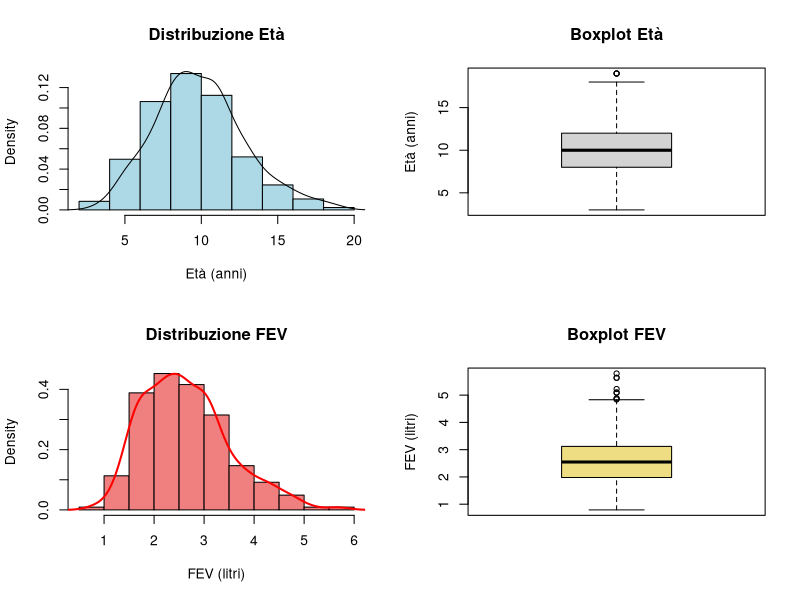
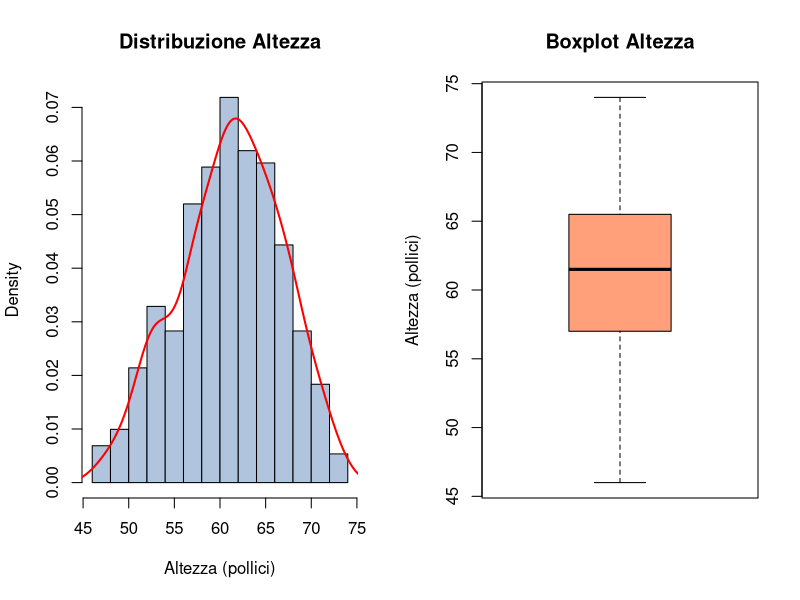
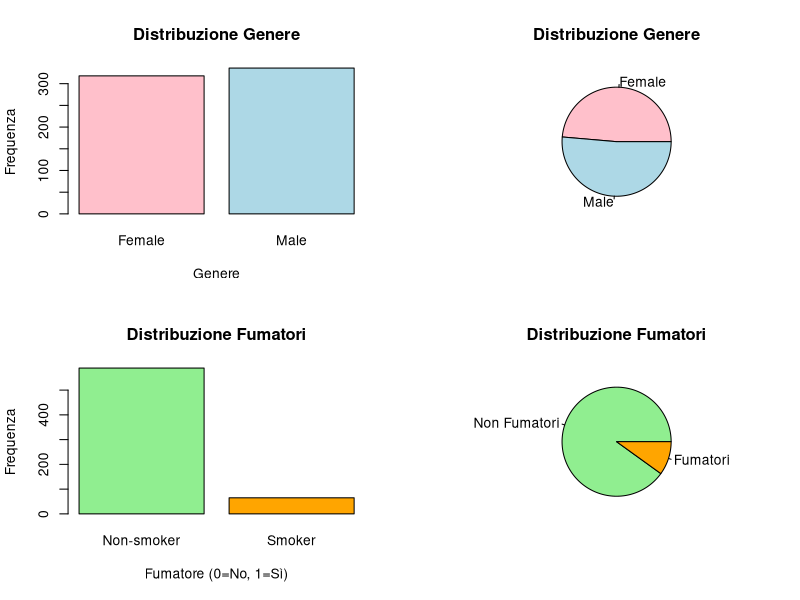
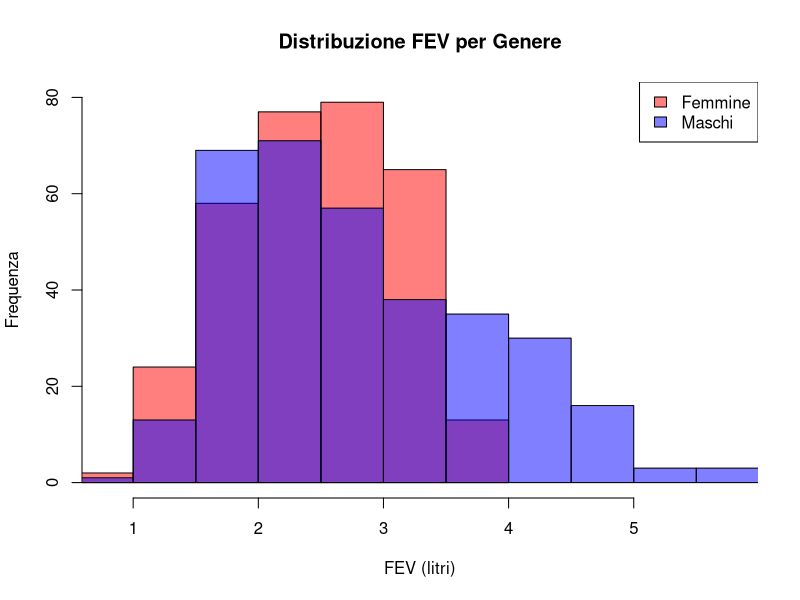
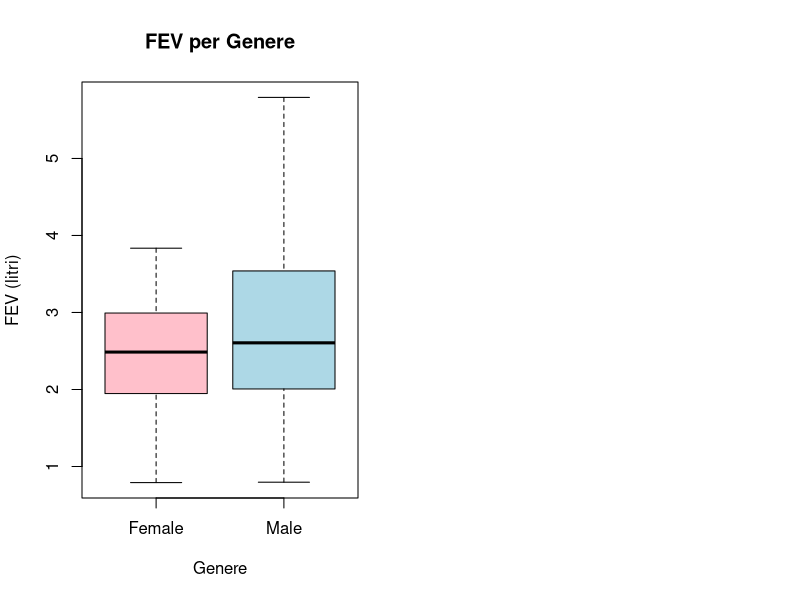
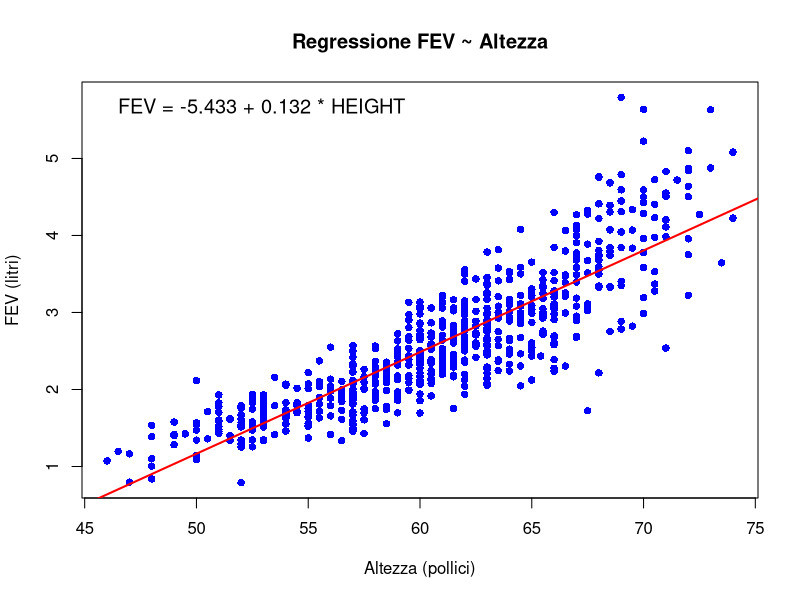
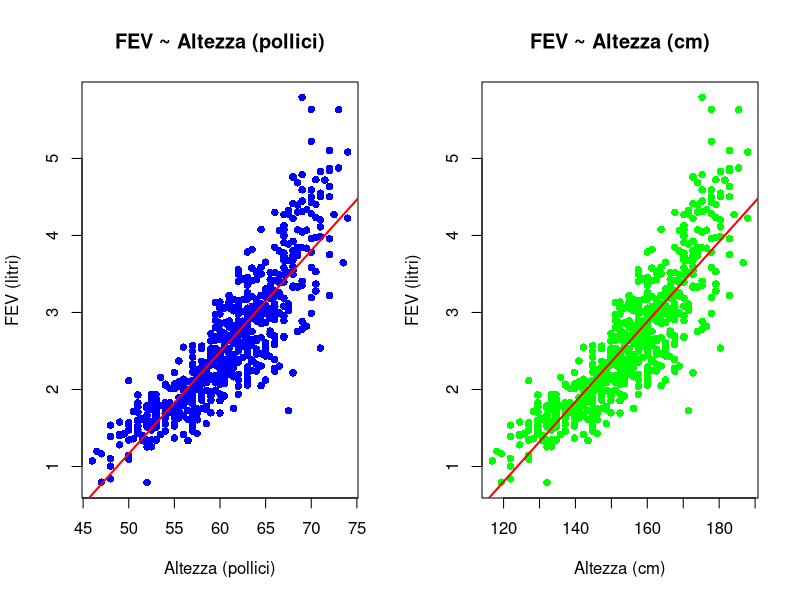
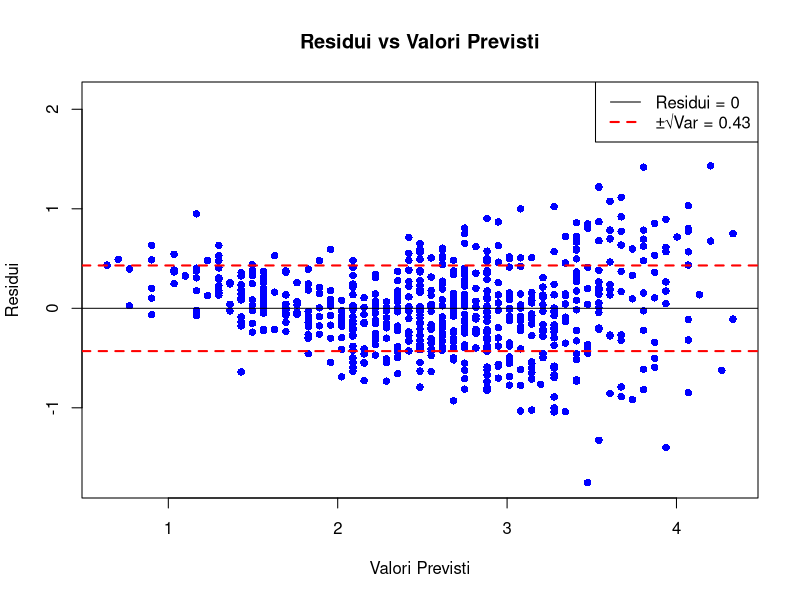

The R script that drew these images, in order:
# =============================================================================
# DATA ANALYTICS - HOMEWORK 2: ANALISI DATASET FEV
# =============================================================================

# -----------------------------------------------------------------------------
# SETUP E CARICAMENTO DATI
# -----------------------------------------------------------------------------
# Caricamento del dataset
data <- read.csv("fev.csv")

# Visualizzazione struttura dati
str(data)
summary(data)

# Installazione pacchetti necessari (se non già installati)
# install.packages(c("ggplot2", "gridExtra"))
library(ggplot2)
library(gridExtra)

# =============================================================================
# 1. ANALISI UNIVARIATA DI CIASCUNA VARIABILE
# =============================================================================

# -----------------------------------------------------------------------------
# VARIABILI QUANTITATIVE
# -----------------------------------------------------------------------------

# AGE (Età)
par(mfrow = c(2, 2))
hist(data$AGE, main = "Distribuzione Età", xlab = "Età (anni)", 
     col = "lightblue", probability = TRUE)
lines(density(data$AGE))

boxplot(data$AGE, main = "Boxplot Età", ylab = "Età (anni)" )

# FEV (Capacità Polmonare)
hist(data$FEV, main = "Distribuzione FEV", xlab = "FEV (litri)", 
     col = "lightcoral", probability = TRUE)
lines(density(data$FEV), col = "red", lwd = 2)

boxplot(data$FEV, main = "Boxplot FEV", ylab = "FEV (litri)", col = "lightgoldenrod")

par(mfrow = c(1, 2))
# HEIGHT (Altezza)
hist(data$HEIGHT, main = "Distribuzione Altezza", xlab = "Altezza (pollici)", 
     col = "lightsteelblue", probability = TRUE)
lines(density(data$HEIGHT), col = "red", lwd = 2)

boxplot(data$HEIGHT, main = "Boxplot Altezza", ylab = "Altezza (pollici)", col = "lightsalmon")

# -----------------------------------------------------------------------------
# VARIABILI CATEGORICHE
# -----------------------------------------------------------------------------

par(mfrow = c(2, 2))

# SEX (Genere)
barplot(table(data$SEX), main = "Distribuzione Genere", 
        xlab = "Genere", ylab = "Frequenza", col = c("pink", "lightblue"))

pie(table(data$SEX), main = "Distribuzione Genere", col = c("pink", "lightblue"))

# SMOKE (Fumatore)
barplot(table(data$SMOKE), main = "Distribuzione Fumatori", 
        xlab = "Fumatore (0=No, 1=Sì)", ylab = "Frequenza", 
        col = c("lightgreen", "orange"))
pie(table(data$SMOKE), main = "Distribuzione Fumatori", 
    labels = c("Non Fumatori", "Fumatori"), col = c("lightgreen", "orange"))

# Statistiche descrittive
cat("\n=== STATISTICHE DESCRITTIVE ===\n")
cat("Età - Media:", mean(data$AGE), "Mediana:", median(data$AGE), "\n")
cat("FEV - Media:", mean(data$FEV), "Mediana:", median(data$FEV), "\n")
cat("Altezza - Media:", mean(data$HEIGHT), "Mediana:", median(data$HEIGHT), "\n")
cat("Genere - Percentuali:\n")
print(prop.table(table(data$SEX)) * 100)
cat("Fumatori - Percentuali:\n")
print(prop.table(table(data$SMOKE)) * 100)

# =============================================================================
# 2. DIFFERENZE FEV TRA MASCHI E FEMMINE
# =============================================================================

par(mfrow = c(1, 1))

# Istogrammi sovrapposti
hist(data$FEV[data$SEX == "Female"], 
     xlim = range(data$FEV), ylim = c(0, 80),
     col = rgb(1, 0, 0, 0.5), main = "Distribuzione FEV per Genere",
     xlab = "FEV (litri)", ylab = "Frequenza")

hist(data$FEV[data$SEX == "Male"], 
     col = rgb(0, 0, 1, 0.5), add = TRUE)

legend("topright", legend = c("Femmine", "Maschi"), 
       fill = c(rgb(1, 0, 0, 0.5), rgb(0, 0, 1, 0.5)))

# Boxplot per confronto
par(mfrow = c(1, 2))
boxplot(FEV ~ SEX, data = data, main = "FEV per Genere", 
        xlab = "Genere", ylab = "FEV (litri)", col = c("pink", "lightblue"))

# Test t per differenze significative
t_test_result <- t.test(FEV ~ SEX, data = data)
cat("\n=== TEST T PER DIFFERENZE FEV TRA GENERI ===\n")
print(t_test_result)

# =============================================================================
# 3. REGRESSIONE LINEARE: FEV ~ HEIGHT
# =============================================================================

# Modello di regressione
model_height <- lm(FEV ~ HEIGHT, data = data)

# Sommario del modello
cat("\n=== REGRESSIONE FEV ~ HEIGHT ===\n")
summary(model_height)

# Grafico di dispersione con retta di regressione
par(mfrow = c(1, 1))
plot(data$HEIGHT, data$FEV, main = "Regressione FEV ~ Altezza", 
     xlab = "Altezza (pollici)", ylab = "FEV (litri)", pch = 16, col = "blue")
abline(model_height, col = "red", lwd = 2)

# Aggiunta equazione della retta
coef_height <- coef(model_height)
equation <- paste("FEV =", round(coef_height[1], 3), "+", 
                  round(coef_height[2], 3), "* HEIGHT")
legend("topleft", legend = equation, bty = "n", cex = 1.2)

# R-squared e altre metriche
r_squared <- summary(model_height)$r.squared
cat("R-squared:", r_squared, "\n")
cat("R-squared aggiustato:", summary(model_height)$adj.r.squared, "\n")

# -----------------------------------------------------------------------------
# TRASFORMAZIONE IN CENTIMETRI
# -----------------------------------------------------------------------------

# Conversione pollici in centimetri (1 pollice = 2.54 cm)
data$HEIGHT_CM <- data$HEIGHT * 2.54

# Nuovo modello con altezza in cm
model_height_cm <- lm(FEV ~ HEIGHT_CM, data = data)

cat("\n=== REGRESSIONE FEV ~ HEIGHT (in cm) ===\n")
summary(model_height_cm)

# Confronto grafici
par(mfrow = c(1, 2))
plot(data$HEIGHT, data$FEV, main = "FEV ~ Altezza (pollici)", 
     xlab = "Altezza (pollici)", ylab = "FEV (litri)", pch = 16, col = "blue")
abline(model_height, col = "red", lwd = 2)

plot(data$HEIGHT_CM, data$FEV, main = "FEV ~ Altezza (cm)", 
     xlab = "Altezza (cm)", ylab = "FEV (litri)", pch = 16, col = "green")
abline(model_height_cm, col = "red", lwd = 2)

# =============================================================================
# 4. ANALISI DEI RESIDUI
# =============================================================================

# Calcolo residui
residui <- residuals(model_height)
valori_previsti <- fitted(model_height)

# Grafico residui vs valori previsti
par(mfrow = c(1, 1))
plot(valori_previsti, residui, main = "Residui vs Valori Previsti", 
     xlab = "Valori Previsti", ylab = "Residui", pch = 16, col = "blue")

# Linee orizzontali a ±sqrt(varianza dei residui)
varianza_residui <- var(residui)
sqrt_var <- sqrt(varianza_residui)

abline(h = 0, col = "black", lwd = 1)
abline(h = sqrt_var, col = "red", lwd = 2, lty = 2)
abline(h = -sqrt_var, col = "red", lwd = 2, lty = 2)

legend("topright", legend = c("Residui = 0", paste("±√Var =", round(sqrt_var, 3))), 
       col = c("black", "red"), lty = c(1, 2), lwd = c(1, 2))

cat("\n=== ANALISI RESIDUI ===\n")
cat("Varianza residui:", varianza_residui, "\n")
cat("Deviazione standard residui:", sqrt_var, "\n")

# =============================================================================
# 5. REGRESSIONE LINEARE A TRATTI (HEIGHT = 63 pollici)
# =============================================================================

# Creazione variabili per regressione a tratti
cutoff <- 63
data$group <- ifelse(data$HEIGHT <= cutoff, "low", "high")

# Modelli separati per i due gruppi
model_low <- lm(FEV ~ HEIGHT, data = data[data$group == "low", ])
model_high <- lm(FEV ~ HEIGHT, data = data[data$group == "high", ])

cat("\n=== REGRESSIONE A TRATTI (cutoff = 63 pollici) ===\n")
cat("Modello per HEIGHT ≤ 63:\n")
summary(model_low)
cat("\nModello per HEIGHT > 63:\n")
summary(model_high)

# Grafico della regressione a tratti
par(mfrow = c(1, 1))
plot(data$HEIGHT, data$FEV, main = "Regressione Lineare a Tratti", 
     xlab = "Altezza (pollici)", ylab = "FEV (litri)", pch = 16, 
     col = ifelse(data$HEIGHT <= cutoff, "blue", "red"))

# Aggiunta delle rette di regressione
height_low <- seq(min(data$HEIGHT[data$group == "low"]), cutoff, length.out = 100)
height_high <- seq(cutoff, max(data$HEIGHT[data$group == "high"]), length.out = 100)

lines(height_low, predict(model_low, newdata = data.frame(HEIGHT = height_low)), 
      col = "blue", lwd = 2)
lines(height_high, predict(model_high, newdata = data.frame(HEIGHT = height_high)), 
      col = "red", lwd = 2)

# Linea verticale al cutoff
abline(v = cutoff, col = "black", lty = 2, lwd = 1)

legend("topleft", legend = c("HEIGHT ≤ 63", "HEIGHT > 63", "Cutoff"), 
       col = c("blue", "red", "black"), lty = c(1, 1, 2), lwd = c(2, 2, 1))

# =============================================================================
# 6. VALUTAZIONE QUALITÀ REGRESSIONI (MSE)
# =============================================================================

# MSE per regressione semplice
mse_simple <- mean((data$FEV - predict(model_height))^2)

# MSE per regressione a tratti
pred_piecewise <- ifelse(data$HEIGHT <= cutoff, 
                         predict(model_low, newdata = data), 
                         predict(model_high, newdata = data))
mse_piecewise <- mean((data$FEV - pred_piecewise)^2)

cat("\n=== CONFRONTO QUALITÀ MODELLI (MSE) ===\n")
cat("MSE Regressione Semplice:", mse_simple, "\n")
cat("MSE Regressione a Tratti:", mse_piecewise, "\n")
cat("Miglioramento:", mse_simple - mse_piecewise, "\n")
cat("Riduzione percentuale errore:", ((mse_simple - mse_piecewise) / mse_simple) * 100, "%\n")

# =============================================================================
# 7. REGRESSIONE A TRATTI CON CONTINUITÀ
# =============================================================================

# Per imporre continuità, il valore delle due rette deve essere uguale a x = 63
# Modello: FEV = a1 + b1*HEIGHT per HEIGHT ≤ 63
#          FEV = a2 + b2*HEIGHT per HEIGHT > 63
# Con vincolo: a1 + b1*63 = a2 + b2*63

# Creazione variabili per il modello continuo
data$HEIGHT_adj <- ifelse(data$HEIGHT > cutoff, data$HEIGHT - cutoff, 0)
data$indicator <- ifelse(data$HEIGHT > cutoff, 1, 0)

# Modello con continuità forzata
model_continuous <- lm(FEV ~ HEIGHT + HEIGHT_adj, data = data)

cat("\n=== REGRESSIONE A TRATTI CON CONTINUITÀ ===\n")
summary(model_continuous)

# Predizioni per il modello continuo
pred_continuous <- predict(model_continuous)
mse_continuous <- mean((data$FEV - pred_continuous)^2)

# Grafico della regressione continua
par(mfrow = c(1, 1))
plot(data$HEIGHT, data$FEV, main = "Regressione a Tratti Continua", 
     xlab = "Altezza (pollici)", ylab = "FEV (litri)", pch = 16, 
     col = ifelse(data$HEIGHT <= cutoff, "blue", "red"))

# Predizioni per il grafico
height_seq <- seq(min(data$HEIGHT), max(data$HEIGHT), length.out = 200)
newdata_seq <- data.frame(
  HEIGHT = height_seq,
  HEIGHT_adj = ifelse(height_seq > cutoff, height_seq - cutoff, 0),
  indicator = ifelse(height_seq > cutoff, 1, 0)
)
pred_seq <- predict(model_continuous, newdata = newdata_seq)

lines(height_seq, pred_seq, col = "purple", lwd = 2)
abline(v = cutoff, col = "black", lty = 2, lwd = 1)

legend("topleft", legend = c("HEIGHT ≤ 63", "HEIGHT > 63", "Regressione Continua", "Cutoff"), 
       col = c("blue", "red", "purple", "black"), 
       lty = c(NA, NA, 1, 2), pch = c(16, 16, NA, NA), lwd = c(NA, NA, 2, 1))

# =============================================================================
# CONFRONTO FINALE TUTTI I MODELLI
# =============================================================================

cat("\n=== CONFRONTO FINALE MODELLI ===\n")
cat("MSE Regressione Semplice:", mse_simple, "\n")
cat("MSE Regressione a Tratti:", mse_piecewise, "\n")
cat("MSE Regressione Continua:", mse_continuous, "\n")

# R-squared per tutti i modelli
r2_simple <- summary(model_height)$r.squared
r2_continuous <- summary(model_continuous)$r.squared

# Calcolo R-squared per modello a tratti
ss_total <- sum((data$FEV - mean(data$FEV))^2)
ss_res_piecewise <- sum((data$FEV - pred_piecewise)^2)
r2_piecewise <- 1 - (ss_res_piecewise / ss_total)

cat("\nR-squared:\n")
cat("Regressione Semplice:", r2_simple, "\n")
cat("Regressione a Tratti:", r2_piecewise, "\n")
cat("Regressione Continua:", r2_continuous, "\n")

# Ripristino layout grafico
par(mfrow = c(1, 1))
c
